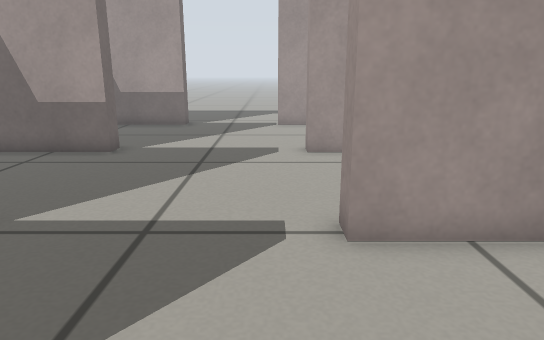
view 1 (above)

15 first-person views from a walk through a robot-simulator world made for Gazebo. The camera is 0.49 m above the floor, tilts 14° down and sees 70° across. The floor is counted in squares, 0.2 m on a side. Each view is taken from the middle of a square. On the plan, view 1 faces up. The plan holds only what a view shows up to about 20 squares ahead; the rest is blank.

view 2
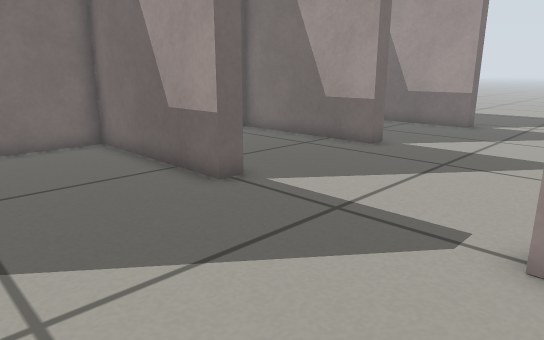

view 3
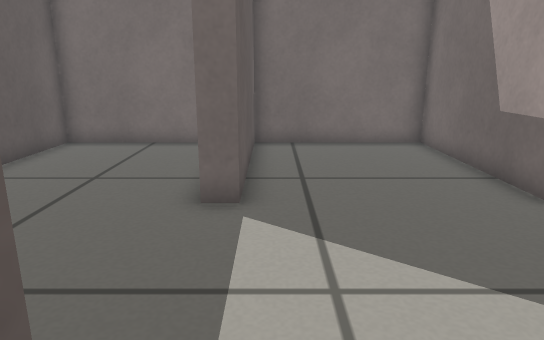

view 4
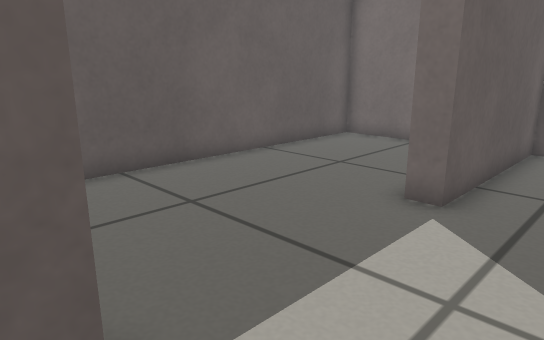

view 5
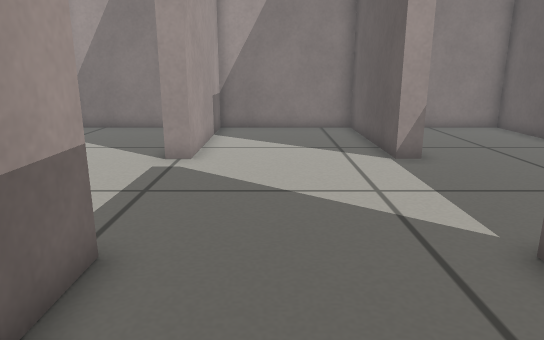

view 6
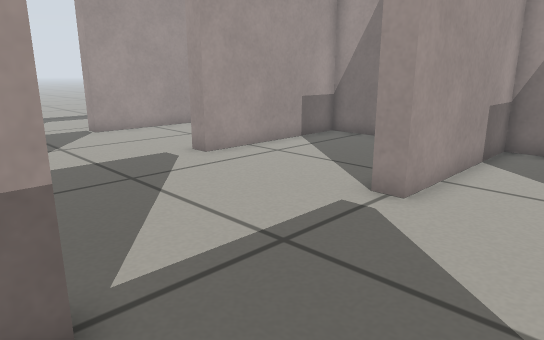

view 7
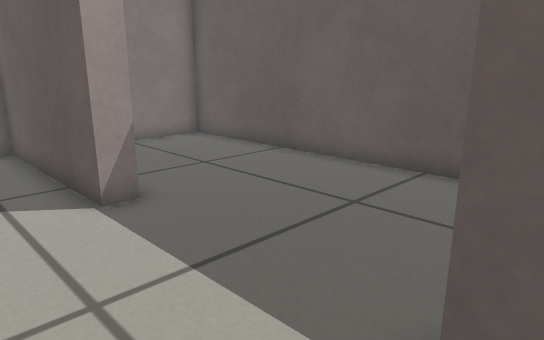

view 8
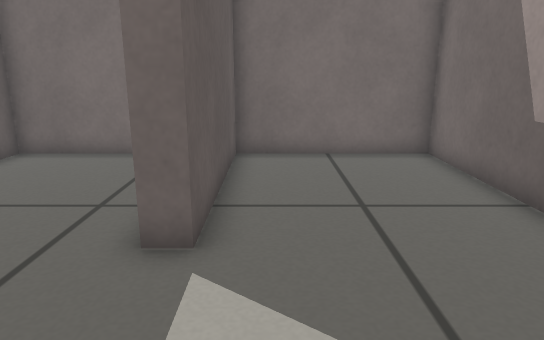

view 9
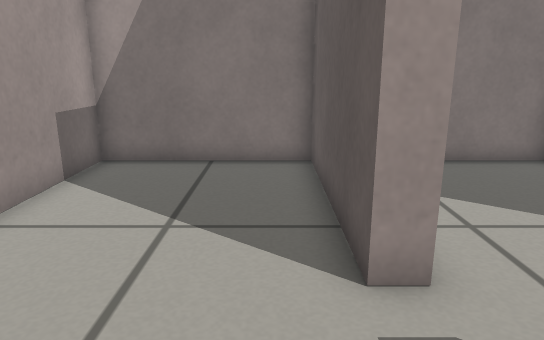

view 10
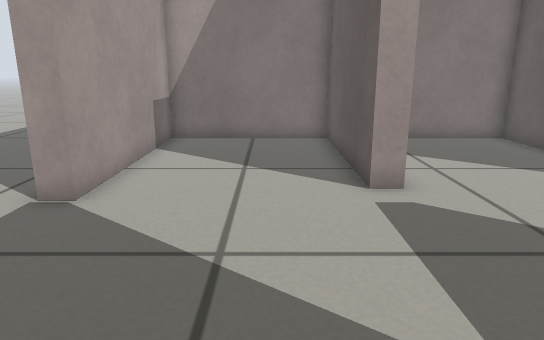

view 11
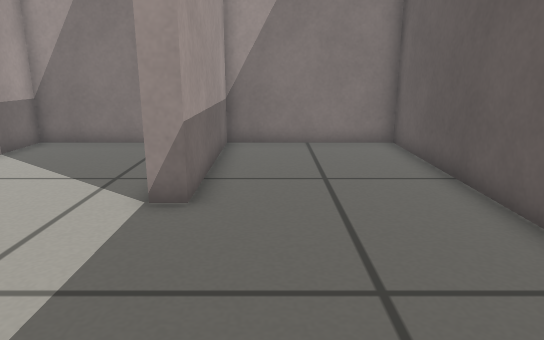

view 12
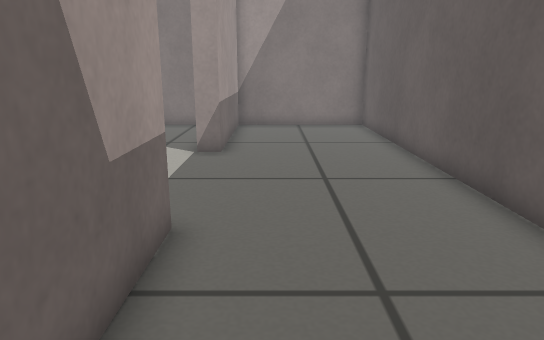

view 13
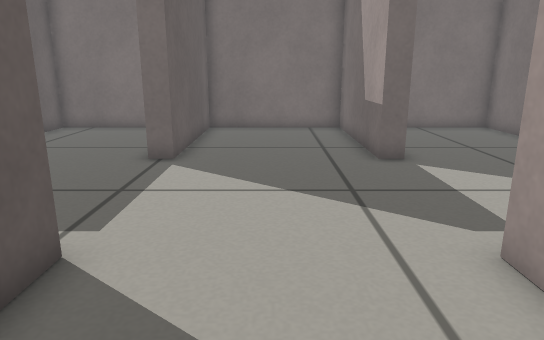

view 14
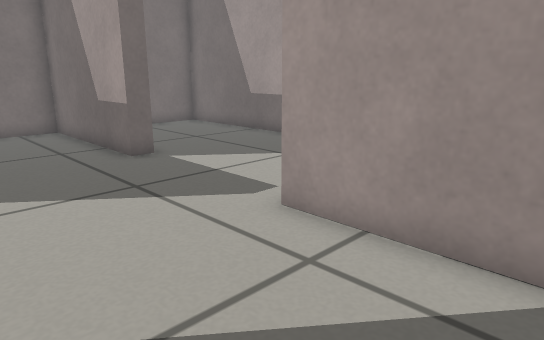

view 15
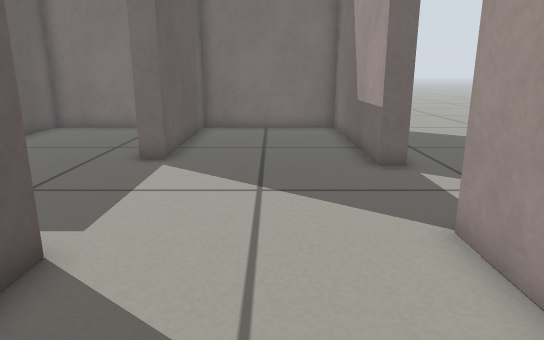

### Floor plan
Ten units are one square. View 1 is at (0, 0); x grows to the right and y downward. Boxes are objects, and circles mark ways between rooms. Rooms are numbered by the first view taken in them; rooms with no view inside come last. Other rooms are left out.
<svg viewBox="-124 -195 208 274">
<path fill="none" stroke="#000" d="M55 -61 79 -61 79 -121 11 -121M-51 -121 -119 -121 -119 -61 -51 -61 -51 -54 -119 -54 -119 6 -51 6 -51 14 -90 14M-119 26 -119 74 79 74 79 14 11 14 11 6 79 6 79 -54 11 -54 11 -61 24 -61M-42 -189 -119 -189 -119 -129 -51 -129 -51 -121M11 -121 11 -129 79 -129 79 -189 3 -189"/>
<circle cx="-20" cy="-125" r="3" fill="#2a7"/>
<text x="-20" y="-20">1</text>
<text x="-20" y="-160">2</text>
</svg>
Room 1 opens to room 2.

Where each view was taken, in squares from view 1:
view 1: 0 up, 0 right, facing up
view 2: 0 up, 2 right, facing up-left
view 3: 0 up, 2 right, facing left
view 4: 2 up, 2 right, facing down-left
view 5: 3 up, 10 left, facing right
view 6: 2 up, 6 left, facing up-right
view 7: 2 up, 6 left, facing down-right
view 8: 14 up, 0 right, facing left
view 9: 14 up, 3 left, facing right
view 10: 15 up, 7 left, facing right
view 11: 3 down, 6 left, facing right
view 12: 3 down, 11 left, facing right
view 13: 9 up, 6 right, facing left
view 14: 7 up, 6 right, facing up-left
view 15: 16 up, 6 right, facing left
